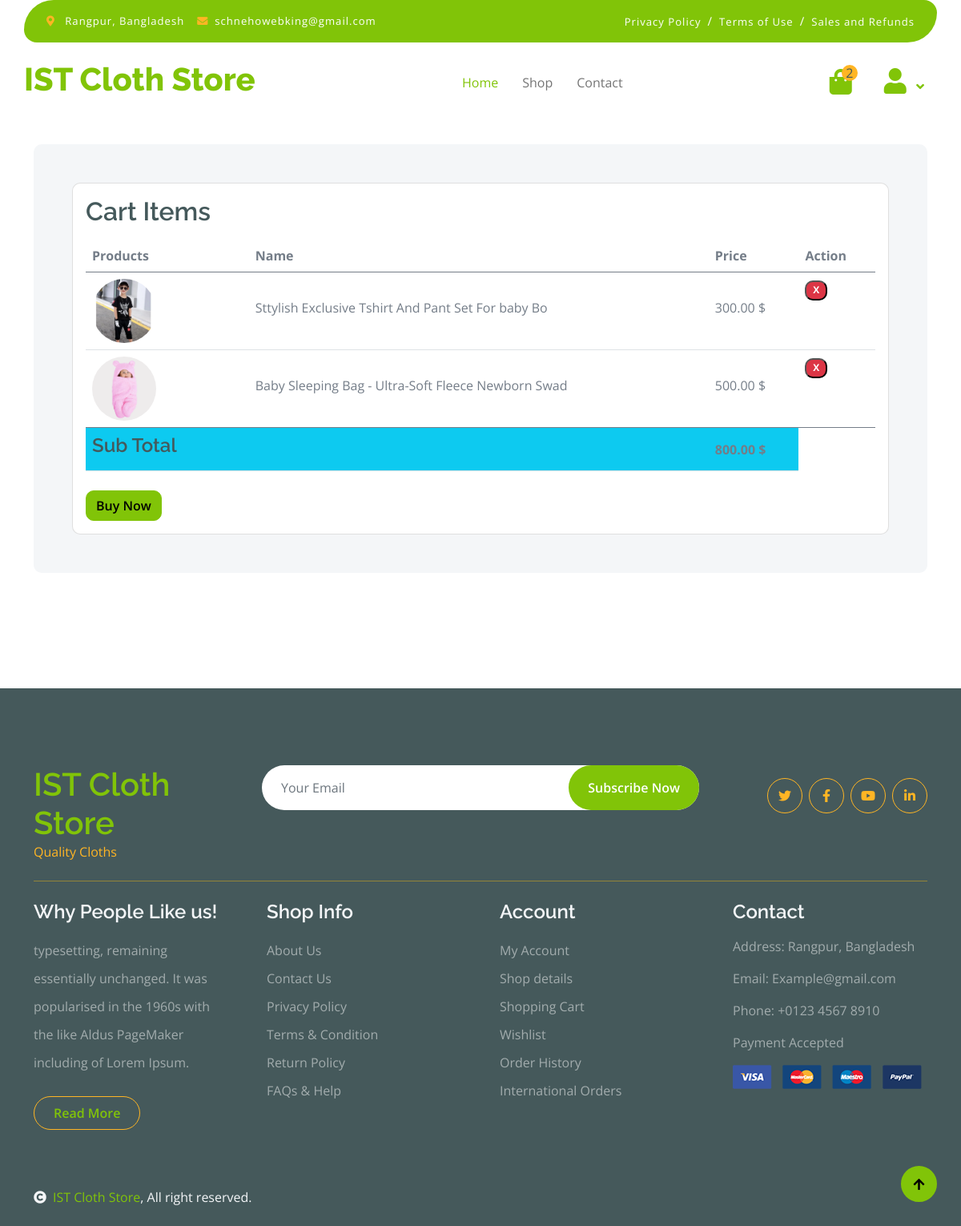
Page /cart/view_cart/ (signed in) on the committed database.
### cart/models.py (models this page shows)
class CartItem(models.Model):
    cart = models.ForeignKey(Cart, on_delete=models.CASCADE)
    product = models.ForeignKey(Product, on_delete=models.CASCADE)
    quantity = models.IntegerField(default=1)
    def get_subtotal(self):
        return self.product.price * self.quantity
    def __str__(self) -> str:
        return f'{self.cart.user.first_name}\'s cart Items'

### products/models.py (models this page shows, shortened)
class Product(models.Model):
    name = models.CharField(max_length=50)
    price = models.DecimalField(max_digits=10, decimal_places=2)
    quantity = models.IntegerField()
    description = models.TextField()
    category = models.ForeignKey(Category, on_delete=models.CASCADE)
    size = models.ForeignKey(Size, on_delete=models.CASCADE)
    color = models.ForeignKey(Color, on_delete=models.CASCADE)
    image = models.ImageField(upload_to="products/media/", blank=True, null=True)

### cart/views.py (the view)
# urls.py: path('view_cart/', views.view_cart, name='view_cart'),
@login_required
def view_cart(request):
    user = request.user
    cart, created = Cart.objects.get_or_create(user=user)
    cart_items = cart.cartitem_set.all()
    total_subtotal = sum(item.get_subtotal() for item in cart_items)
    print(cart_items)
    return render(request, 'cart/view_cart.html', {'cart_items': cart_items, 'cart': cart, 'total_subtotal': total_subtotal})

### islamiyahtechclothshop/context_processors.py (called while the page is built)
def cart_item_count(request):
    if request.user.is_authenticated and request.user.is_active:
        count = CartItem.objects.filter(cart__user=request.user).count()
        return {"cart_item_count": count}
    return {}

### cart/templates/cart/view_cart.html (shortened to what this page needs)
{% extends 'base.html' %}
{% load static %}
{% block content %}
        <div class="container-fluid contact py-5">
            <div class="container py-5">
                <div class="p-5 bg-light rounded">
                    {% include 'messages.html' %}
                    <div class="row g-4">
                        <div class="col-lg-12">
                            <div class="card">
                                <div class="card-body">
                                    <div class=" d-flex row g-2">
                                        <h2>Cart Items</h2>
                                        <div class="table-responsive">
                                            <table class="table">
                                                <thead>
                                                    <tr>
                                                        <th scope="col">Products</th>
                                                        <th scope="col">Name</th>
                                                        <th scope="col">Price</th>
                                                        <th scope="col">Action</th>
                                                    </tr>
                                                </thead>
                                                <tbody>
                                                    {% if cart_items %}
                                                    {% for product in cart_items %}
                                                    <tr>
                                                        <th scope="row">
                                                            <div class="d-flex align-items-center">
                                                                <img src="{{product.product.image.url}}" class="img-fluid me-5 rounded-circle" style="width: 80px; height: 80px;" alt="{{product.product.name}}">
                                                            </div>
                                                        </th>
                                                        <td>
                                                            <p class="mb-0 mt-4">{{product.product.name}}</p>
                                                        </td>
                                                        <td>
                                                            <p class="mb-0 mt-4">{{product.product.price}} $</p>
                                                        </td>
                                                        <td>
                                                            <form action="{% url 'remove_from_cart' product.id %}" method= "POST">
                                                                <button class="badge bg-danger">X</button>
                                                            </form>
                                                        </td>
                                                    </tr>
                                                    {% endfor %}
                                                    {% else %}
                                                    <tr>
                                                        <p>No Products Available</p>
                                                    </tr>
                                                    {% endif %}
                                                </tbody>
                                                <tfoot class="bg-info">
                                                    <tr>
                                                        <th><h4>Sub Total</h4></th>
                                                        <td></td>
                                                        <td><strong>
                                                        {% if cart_items %}
                                                        {{total_subtotal}}
                                                        {% else %}
                                                        0
                                                        {% endif %} $</strong></td>
                                                    </tr>
                                                </tfoot>
                                            </table>
                                        </div>
                                        {% if cart_items %}
                                        <form action="{% url 'cartbuy_product' %}" method="POST">
                                            <button class="btn btn-primary">Buy Now</button>
                                        </form>
                                        {% endif %}
                                    </div>
                                </div>
                            </div>
                        </div>
                    </div>
                </div>
            </div>
        </div>
{% endblock %}

### core/static/css/style.css (style rules this page uses)
.btn { font-weight: 600; transition: .5s; }

### rows in the picture
CartItem: product.image (picture), product.name "Sttylish Exclusive Tshirt And Pant Set For baby Bo", product.price "300.00"
CartItem: product.image (picture), product.name "Baby Sleeping Bag - Ultra-Soft Fleece Newborn Swad", product.price "500.00"

### other values in the picture
{{ cart_item_count }} "2"
{{ total_subtotal }} "800.00"
